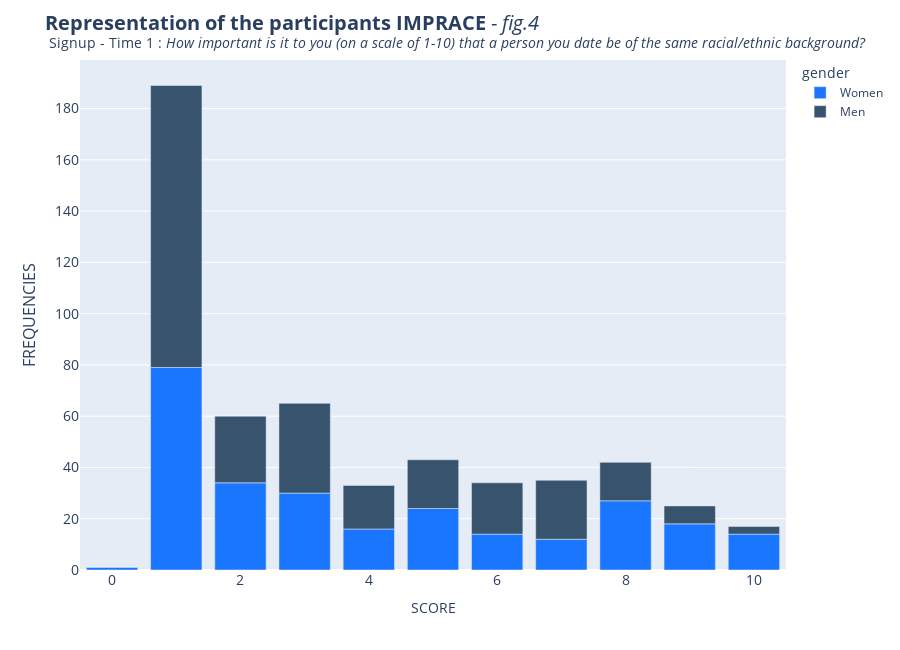
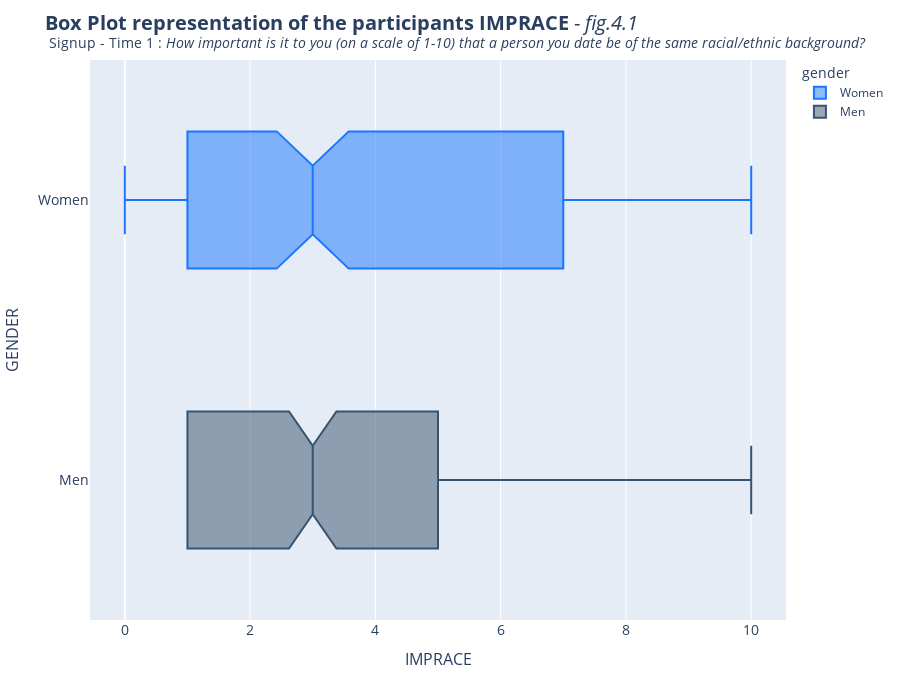

Notebook code for these charts, in order:
### Markdown cell above
#### __a. Importance of a Shared `ETHNIC` bakground for our participants__

### Code cell
bivariate_graph_plot(df_participants, ['imprace'])
# How important is it to you (on a scale of 1-10) that a person you date be of the same racial/ethnic background?

### Figure 1 — Plotly figure (JSON) as saved in the notebook; plotly's stock layout.template omitted (floating-point values rounded to 4 significant figures)
{"data": [{"alignmentgroup": "True", "hovertemplate": "gender=Women<br>imprace=%{x}<br>count=%{y}<extra></extra>", "legendgroup": "Women", "marker": {"color": "rgb(26, 118, 255)", "pattern": {"shape": ""}}, "name": "Women", "offsetgroup": "Women", "orientation": "v", "showlegend": true, "textposition": "auto", "type": "bar", "x": [0, 1, 2, 3, 4, 5, 6, 7, 8, 9, 10], "xaxis": "x", "y": [1, 79, 34, 30, 16, 24, 14, 12, 27, 18, 14], "yaxis": "y"}, {"alignmentgroup": "True", "hovertemplate": "gender=Men<br>imprace=%{x}<br>count=%{y}<extra></extra>", "legendgroup": "Men", "marker": {"color": "rgb(55, 83, 109)", "pattern": {"shape": ""}}, "name": "Men", "offsetgroup": "Men", "orientation": "v", "showlegend": true, "textposition": "auto", "type": "bar", "x": [1, 2, 3, 4, 5, 6, 7, 8, 9, 10], "xaxis": "x", "y": [110, 26, 35, 17, 19, 20, 23, 15, 7, 3], "yaxis": "y"}], "layout": {"barmode": "relative", "height": 650, "legend": {"title": {"text": "gender"}, "tracegroupgap": 0}, "margin": {"t": 60}, "title": {"font": {"size": 20}, "text": "<b>Representation of the participants IMPRACE</b> - <i>fig.4</i>            <br><sup> Signup - Time 1 : <i>How important is it to you (on a scale of 1-10) that a person you date be of the same racial/ethnic background?</i></i></sup>"}, "xaxis": {"anchor": "y", "domain": [0, 1], "tickfont": {"size": 14}, "title": {"text": "SCORE"}}, "yaxis": {"anchor": "x", "domain": [0, 1], "tickfont": {"size": 14}, "title": {"font": {"size": 16}, "text": "FREQUENCIES"}}}}

### Figure 2 — Plotly figure (JSON) as saved in the notebook; plotly's stock layout.template omitted (floating-point values rounded to 4 significant figures; data arrays with more than 128 entries replaced by an {"elided": "..."} marker saying what was removed)
{"data": [{"alignmentgroup": "True", "hovertemplate": "gender=%{y}<br>imprace=%{x}<extra></extra>", "legendgroup": "Women", "marker": {"color": "rgb(26, 118, 255)"}, "name": "Women", "notched": true, "offsetgroup": "Women", "orientation": "h", "showlegend": true, "type": "box", "x": {"elided": "274 int values"}, "x0": " ", "xaxis": "x", "y": {"elided": "274 str values"}, "y0": " ", "yaxis": "y"}, {"alignmentgroup": "True", "hovertemplate": "gender=%{y}<br>imprace=%{x}<extra></extra>", "legendgroup": "Men", "marker": {"color": "rgb(55, 83, 109)"}, "name": "Men", "notched": true, "offsetgroup": "Men", "orientation": "h", "showlegend": true, "type": "box", "x": {"elided": "277 int values"}, "x0": " ", "xaxis": "x", "y": {"elided": "277 str values"}, "y0": " ", "yaxis": "y"}], "layout": {"boxmode": "overlay", "height": 700, "legend": {"title": {"text": "gender"}, "tracegroupgap": 0}, "margin": {"t": 60}, "title": {"font": {"size": 20}, "text": "<b>Box Plot representation of the participants IMPRACE</b> - <i>fig.4.1</i>                <br><sup> Signup - Time 1 : <i>How important is it to you (on a scale of 1-10) that a person you date be of the same racial/ethnic background?</i></i></sup>"}, "xaxis": {"anchor": "y", "domain": [0, 1], "tickfont": {"size": 14}, "title": {"font": {"size": 16}, "text": "IMPRACE"}}, "yaxis": {"anchor": "x", "categoryarray": ["Men", "Women"], "categoryorder": "array", "domain": [0, 1], "tickfont": {"size": 14}, "title": {"font": {"size": 16}, "text": "GENDER"}}}}
